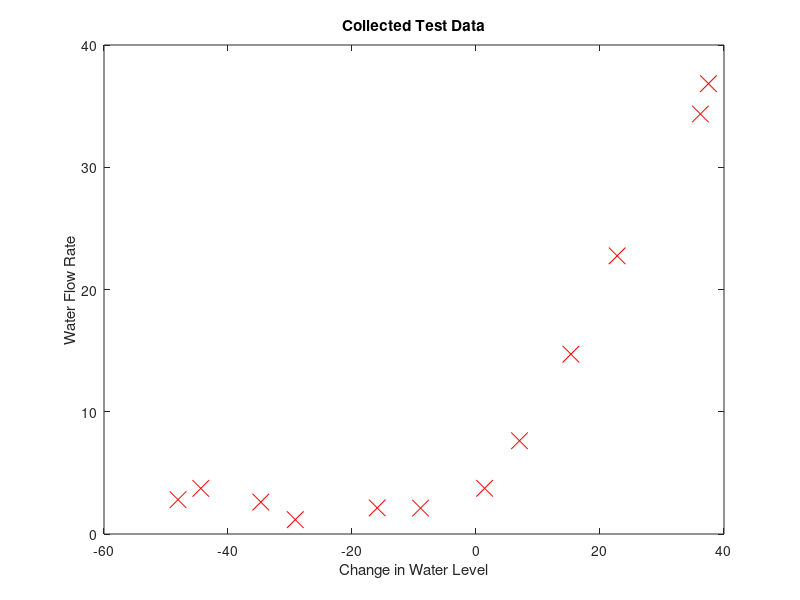

MATLAB code to generate this figure: (Note: this script raises an error after producing the figure.)
clearvars;
clear
close all
load lab1poly.mat
close all;

% Set up - Make sure you use poly_features and normalize_features to
% create polynomial features and ensure they're normalized before running
% multivariable linear regression with regularization
p = 8;
m = numel(X);
figure;
plot(X, y, 'rx', 'MarkerSize', 12)
title('Collected Test Data');
xlabel('Change in Water Level'); 
ylabel('Water Flow Rate'); 

% Create polynomial features and normalize them here
% Don't forget to add the column of ones if you are
% using the linear algebra approach

xp = poly_features(X, p);
[xp_norm, mu, sigma] = normalize_features(xp);

%%
% Perform multivariate regression with lambda = 0
lambda = 0;
N = 500;
alpha = 0.1;
init_theta = zeros(p+1, 1);

[theta, costs] = multivar_regression_reg(xp_norm, y, init_theta, alpha, lambda, N);

% Use these points to plot the line of best fit with the data points
xx = linspace(min(X) - 15, max(X) + 15).';

% Make sure you generate the polynomial features then normalize these new
% points by using the mean and standard deviation
% Don't forget to add the column of ones if you are
% using the linear algebra approach
xp_2 = poly_features(xx, p); 

% Predict new values and use plot_line_and_points as a template to plot
% the predicted values (a.k.a. the line of best fit) with the original data
% points
[xp_2, mu, sigma] = normalize_features(xp_2); 
xp_2 = [ones(numel(xx), 1) xp_2]; 
yy = xp_2 * theta;

figure;
plot(X, y, 'rx', xx, yy, 'MarkerSize', 12);
title('Fitted Line at Lambda=0');
xlabel('Change in Water Level'); 
ylabel('Water Flow Rate'); 

% Plot the costs too
plot_costs(costs); 
title('Cost Function at Lambda=0');

%%
% Repeat the above for lambda = 1
lambda = 1;
N = 500;
alpha = 0.1;
init_theta = zeros(p+1, 1);

[theta, costs] = multivar_regression_reg(xp_norm, y, init_theta, alpha, lambda, N);

% Use these points to plot the line of best fit with the data points
xx = linspace(min(X) - 15, max(X) + 15).';

xp_2 = poly_features(xx, p); 

[xp_2, mu, sigma] = normalize_features(xp_2); 
xp_2 = [ones(numel(xx), 1) xp_2]; 
yy = xp_2 * theta;

figure;
plot(X, y, 'rx', xx, yy, 'MarkerSize', 12);
title('Fitted Line at Lambda=1');
xlabel('Change in Water Level'); 
ylabel('Water Flow Rate'); 

% Plot the costs too
plot_costs(costs); 
title('Cost Function at Lambda=1');

%%
% Repeat but for lambda = 100
lambda = 100;
N = 500;
alpha = 0.1;
init_theta = zeros(p+1, 1);

[theta, costs] = multivar_regression_reg(xp_norm, y, init_theta, alpha, lambda, N);

% Use these points to plot the line of best fit with the data points
xx = linspace(min(X) - 15, max(X) + 15).';

xp_2 = poly_features(xx, p); 

[xp_2, mu, sigma] = normalize_features(xp_2); 
xp_2 = [ones(numel(xx), 1) xp_2]; 
yy = xp_2 * theta;

figure;
plot(X, y, 'rx', xx, yy, 'MarkerSize', 12);
title('Fitted Line at Lambda=100');
xlabel('Change in Water Level'); 
ylabel('Water Flow Rate'); 

% Plot the costs too
plot_costs(costs); 
title('Cost Function at Lambda=100');
